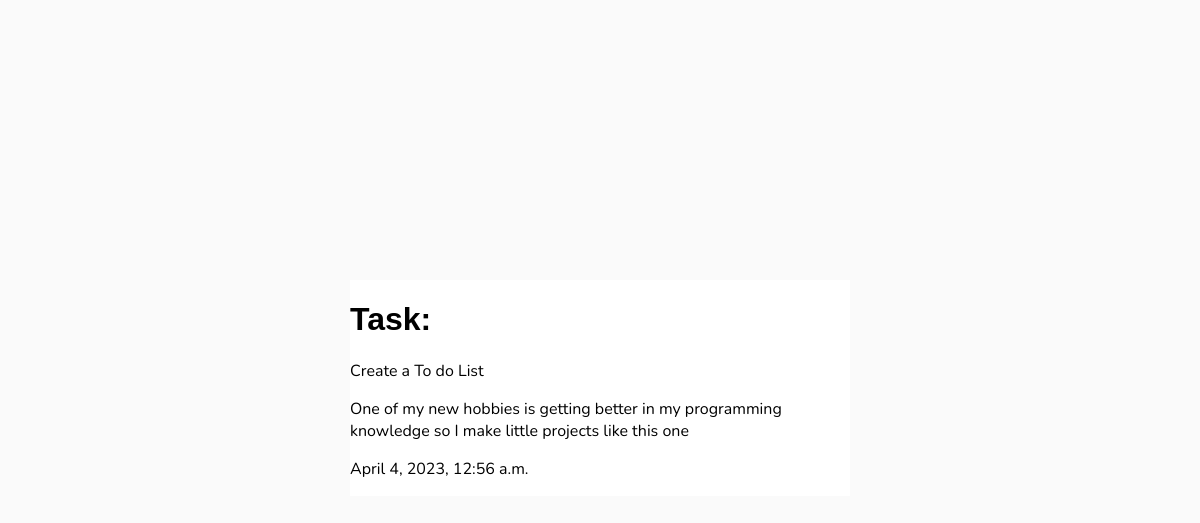
The page /task/1/ (signed in) on the database its author committed.
### website/models.py (models this page shows, shortened)
class Task(models.Model):
    user = models.ForeignKey(
        User, on_delete=models.CASCADE, null=False, blank=False)
    title = models.CharField(max_length=50, null=False, blank=False)
    description = models.TextField(blank=True, null=True)
    complete = models.BooleanField(default=False)
    created = models.DateTimeField(auto_now_add=True)
    class Meta:
        ordering = ['complete']

### website/views.py (the view)
# urls.py: path('task/<int:pk>/', DetailTask.as_view(), name='task'),
class DetailTask(LoginRequiredMixin, DetailView):
    model = Task
    template_name = 'website/task_detail.html'
    context_object_name = 'task'

### website/Templates/website/task_detail.html (shortened to what this page needs)
{% extends 'website/base.html' %}
{% block content %}
<h1>Task:</h1>
<p>{{ task.title }}</p>
<p>{{ task.description }}</p>
<p>{{ task.created }}</p>
{% endblock %}

### website/static/website/main.css (style rules this page uses)
body { background-color: #FAFAFA; font-family: 'Nunito', sans-serif; }
h1 { font-family: 'Raleway', sans-serif; }

### rows shown on the page
Task: title "Create a To do List", description "One of my new hobbies is getting better in my programming knowledge so I make little projects like this one", created "April 4, 2023, 12:56 a.m."
